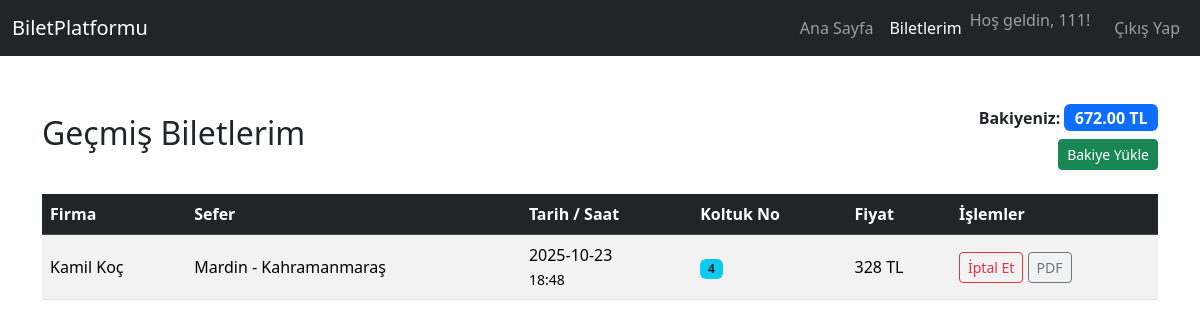
/biletlerim.php (signed in), run on the app's committed database.
### tables this page shows
CREATE TABLE users (
        id INTEGER PRIMARY KEY AUTOINCREMENT,
        username VARCHAR(50) UNIQUE NOT NULL,
        email VARCHAR(100) UNIQUE NOT NULL,
        password_hash VARCHAR(255) NOT NULL,
        role VARCHAR(20) NOT NULL DEFAULT 'user',
        firma_id INTEGER,
        balance DECIMAL(10, 2) DEFAULT 0.00
    );

CREATE TABLE firmalar (
        id INTEGER PRIMARY KEY AUTOINCREMENT,
        firma_adi VARCHAR(100) NOT NULL
    );

### biletlerim.php (the view, shortened to what this page needs)
<?php
try {
    $db = new PDO('sqlite:bilet_satis.db');
    $db->setAttribute(PDO::ATTR_ERRMODE, PDO::ERRMODE_EXCEPTION);
} catch (PDOException $e) {
    die("Veritabanı bağlantı hatası: " . $e->getMessage());
}
try {
    $sql = "SELECT
                biletler.id AS bilet_id,
                biletler.koltuk_no,
                biletler.satinalma_tarihi,
                biletler.fiyat AS satin_alinan_fiyat,
                seferler.kalkis_yeri,           -- BURADA 'seferler' yazıyor
                seferler.varis_yeri,             -- BURADA 'seferler' yazıyor
                seferler.tarih,                  -- BURADA 'seferler' yazıyor
                seferler.kalkis_saati,           -- BURADA 'seferler' yazıyor
                firmalar.firma_adi
            FROM biletler
            JOIN seferler ON biletler.sefer_id = seferler.id -- BURADA 'seferler.id' yazıyor
            JOIN firmalar ON seferler.firma_id = firmalar.id
            WHERE biletler.user_id = :user_id
            ORDER BY seferler.tarih DESC, seferler.kalkis_saati DESC";
    $stmt = $db->prepare($sql);
    $stmt->bindParam(':user_id', $_SESSION['user_id']);
    $stmt->execute();
    $biletler = $stmt->fetchAll(PDO::FETCH_ASSOC);
} catch (PDOException $e) {
    die("Bir hata oluştu: " . $e->getMessage());
}
try {
    $stmt_balance = $db->prepare("SELECT balance FROM users WHERE id = :user_id");
    $stmt_balance->bindParam(':user_id', $_SESSION['user_id']);
    $stmt_balance->execute();
    $user_data = $stmt_balance->fetch(PDO::FETCH_ASSOC);
    $current_balance = $user_data['balance'] ?? 0.00;
} catch (PDOException $e) {
    $current_balance = 0.00;
}
?>
<!DOCTYPE html>
<html lang="tr">
<head>
    <link href="https://cdn.jsdelivr.net/npm/bootstrap@5.3.2/dist/css/bootstrap.min.css" rel="stylesheet">
</head>
<body>
<nav class="navbar navbar-expand-lg navbar-dark bg-dark">
    <div class="container-fluid">
        <a class="navbar-brand" href="#">BiletPlatformu</a>
        <div class="collapse navbar-collapse">
            <ul class="navbar-nav ms-auto">
                <li class="nav-item"><a class="nav-link" href="index.php">Ana Sayfa</a></li>
                <li class="nav-item"><a class="nav-link active" href="biletlerim.php">Biletlerim</a></li>
                <li class="nav-item"><span class="navbar-text me-3">Hoş geldin, <?php echo htmlspecialchars($_SESSION['username']); ?>!</span></li>
                <li class="nav-item"><a class="nav-link" href="cikis.php">Çıkış Yap</a></li>
            </ul>
        </div>
    </div>
</nav>
<div class="container mt-5">
    <div class="d-flex justify-content-between align-items-center mb-4">
        <h2>Geçmiş Biletlerim</h2>
        <div class="text-end">
            <strong>Bakiyeniz:</strong>
            <span class="badge bg-primary fs-6"><?php echo number_format($current_balance, 2); ?> TL</span>
            <br>
            <a href="bakiye_yukle.php" class="btn btn-sm btn-success mt-2">Bakiye Yükle</a>
        </div>
    </div>
    <?php if (count($biletler) > 0): ?>
        <div class="table-responsive">
            <table class="table table-striped table-hover align-middle">
                <thead class="table-dark">
                    <tr>
                        <th>Firma</th>
                        <th>Sefer</th>
                        <th>Tarih / Saat</th>
                        <th>Koltuk No</th>
                        <th>Fiyat</th>
                        <th>İşlemler</th>
                    </tr>
                </thead>
                <tbody>
                    <?php foreach ($biletler as $bilet): ?>
                    <tr>
                        <td><?php echo htmlspecialchars($bilet['firma_adi']); ?></td>
                        <td><?php echo htmlspecialchars($bilet['kalkis_yeri']); ?> - <?php echo htmlspecialchars($bilet['varis_yeri']); ?></td>
                        <td><?php echo htmlspecialchars($bilet['tarih']); ?> <br> <small><?php echo htmlspecialchars($bilet['kalkis_saati']); ?></small></td>
                        <td><span class="badge bg-info text-dark"><?php echo htmlspecialchars($bilet['koltuk_no']); ?></span></td>
                        <td><?php echo htmlspecialchars($bilet['satin_alinan_fiyat']); ?> TL</td>
                        <td>
                            <a href="#" class="btn btn-sm btn-outline-danger" disabled>İptal Et</a>
                            <a href="#" class="btn btn-sm btn-outline-secondary" disabled>PDF</a>
                        </td>
                    </tr>
                    <?php endforeach; ?>
                </tbody>
            </table>
        </div>
    <?php endif; ?>
</div>
</body>
</html>

### data on the page
users: balance "672.00"
firmalar: firma_adi "Kamil Koç", kalkis_yeri "Mardin", varis_yeri "Kahramanmaraş", tarih "2025-10-23", kalkis_saati "18:48", koltuk_no "4", satin_alinan_fiyat "328"

### other printed values
$_SESSION['username'] "111"
